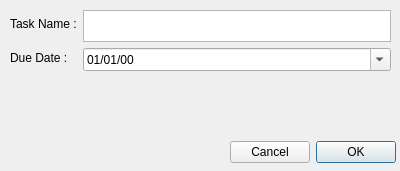
<?xml version="1.0" encoding="UTF-8"?>
<ui version="4.0">
 <class>AddTaskDialog</class>
 <widget class="QDialog" name="AddTaskDialog">
  <property name="geometry">
   <rect>
    <x>0</x>
    <y>0</y>
    <width>400</width>
    <height>171</height>
   </rect>
  </property>
  <property name="windowTitle">
   <string>Add Task</string>
  </property>
  <property name="modal">
   <bool>true</bool>
  </property>
  <widget class="QDialogButtonBox" name="buttonBox">
   <property name="geometry">
    <rect>
     <x>230</x>
     <y>140</y>
     <width>166</width>
     <height>25</height>
    </rect>
   </property>
   <property name="layoutDirection">
    <enum>Qt::LayoutDirection::RightToLeft</enum>
   </property>
   <property name="orientation">
    <enum>Qt::Orientation::Horizontal</enum>
   </property>
   <property name="standardButtons">
    <set>QDialogButtonBox::StandardButton::Cancel|QDialogButtonBox::StandardButton::Ok</set>
   </property>
   <property name="centerButtons">
    <bool>false</bool>
   </property>
  </widget>
  <widget class="QWidget" name="">
   <property name="geometry">
    <rect>
     <x>10</x>
     <y>10</y>
     <width>381</width>
     <height>61</height>
    </rect>
   </property>
   <layout class="QHBoxLayout" name="horizontalLayout">
    <item>
     <layout class="QVBoxLayout" name="verticalLayout">
      <item>
       <widget class="QLabel" name="label">
        <property name="text">
         <string>Task Name :</string>
        </property>
       </widget>
      </item>
      <item>
       <widget class="QLabel" name="label_2">
        <property name="text">
         <string>Due Date :</string>
        </property>
       </widget>
      </item>
     </layout>
    </item>
    <item>
     <layout class="QVBoxLayout" name="verticalLayout_2">
      <item>
       <widget class="QTextEdit" name="task_name"/>
      </item>
      <item>
       <widget class="QDateEdit" name="dateEdit">
        <property name="displayFormat">
         <string>dd/MM/yy</string>
        </property>
        <property name="calendarPopup">
         <bool>true</bool>
        </property>
       </widget>
      </item>
     </layout>
    </item>
   </layout>
  </widget>
 </widget>
 <resources/>
 <connections/>
</ui>
